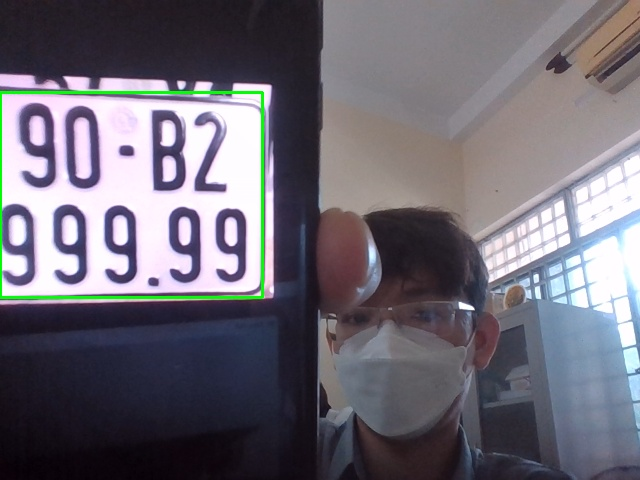
#> input picture PBL5/WebServer/Server/app/ai/historyImage_in.jpg, 640 x 480 px, given in place of the camera
$ python camTrain.py
#> lines starting #> are read from the running program, lines starting #| are printed output that depends on the picture; after the words box and inside, x2 and y2 are one past the last pixel; in counts of white or black regions, pixels touching at a corner belong together
#> further down, frame is the input picture: shape (480, 640, 3); mean B, G, R 116.7, 106.5, 110.1
### PBL5/WebServer/Server/app/ai/cutPlate/camTrainFunc.py
import serial
from PIL import Image
from urllib.request import urlopen
import cv2
import numpy as np
import pickle


# Sap xep contour tu trai sang phai
def sort_contours(cnts):

    reverse = False
    i = 0
    try:
        boundingBoxes = [cv2.boundingRect(c) for c in cnts]
        (cnts, boundingBoxes) = zip(*sorted(zip(cnts, boundingBoxes),
                                        key=lambda b: b[1][i], reverse=reverse))
        return cnts
    except:
        return cnts

# Dinh nghia cac ky tu tren bien so
char_list =  '0123456789ABCDEFGHKLMNPRSTUVXYZ'

# Ham fine tune bien so, loai bo cac ki tu khong hop ly
# [6 lines left out: function adjust_result, not called in this run]

def find_plate_inf(binary, image, i):
    digit_w = 30
    digit_h = 60
    roi = image
    # Segment kí tự
    kernel3 = cv2.getStructuringElement(cv2.MORPH_RECT, (3, 3))
    thre_mor = cv2.morphologyEx(binary, cv2.MORPH_DILATE, kernel3)# xu ly hinh thai hoc bo nhieu, cv2.MORPH_DILATE: gian chu ra
    #Phép toán giãn nở và phép co, de gian chữ số ra dễ tìm conture hơn
    cont, _  = cv2.findContours(thre_mor, cv2.RETR_LIST, cv2.CHAIN_APPROX_SIMPLE)

    plate_info = ""
##    i = 1;
    for c in sort_contours(cont):
        (x, y, w, h) = cv2.boundingRect(c)
        ratio = h/w
        approx = cv2.approxPolyDP(c,0.01*cv2.arcLength(c,True),True)
        if 1.5<=ratio<=4.5: # Chon cac contour dam bao ve ratio w/h
            if h/roi.shape[0]>=0.6: # Chon cac contour cao tu 60% bien so tro len

                # Ve khung chu nhat quanh so
                cv2.rectangle(roi, (x, y), (x + w, y + h), (0, 255, 0), 2)
                #cv2.drawContours(roi, c,  -1, (0, 255, 0), 2)
                ##cv2.imshow(str(i),number)


                # Tach so va predict
                curr_num = thre_mor[y:y+h,x:x+w]# tach so
                curr_num = cv2.resize(curr_num, dsize=(digit_w, digit_h))
                _,curr_num = cv2.threshold(curr_num, 30, 255, cv2.THRESH_BINARY)
                #luu anh
                name = str(i)+".jpg"
                i = i+1;
                cv2.imwrite(name, curr_num)
                curr_num = np.array(curr_num,dtype=np.float32)
                curr_num = curr_num.reshape(-1, digit_w * digit_h)# chuyen mang 2 chieu ve mang 1 chieu

                # Dua vao model SVM
                fileName = 'train.xml'
                model_svm = pickle.load(open(fileName, 'rb'))

                result = model_svm.predict(curr_num)[0]

                if result<=9: # Neu la so thi hien thi luon
                    result = str(result)
                else: #Neu la chu thi chuyen bang ASCII
                    result = chr(result)

                plate_info +=result

    return  plate_info


def findPlate(Ivehicle):
    gray = cv2.cvtColor(Ivehicle, cv2.COLOR_BGR2GRAY)
    thresh = cv2.adaptiveThreshold(gray,255,cv2.ADAPTIVE_THRESH_GAUSSIAN_C, cv2.THRESH_BINARY,11,2)
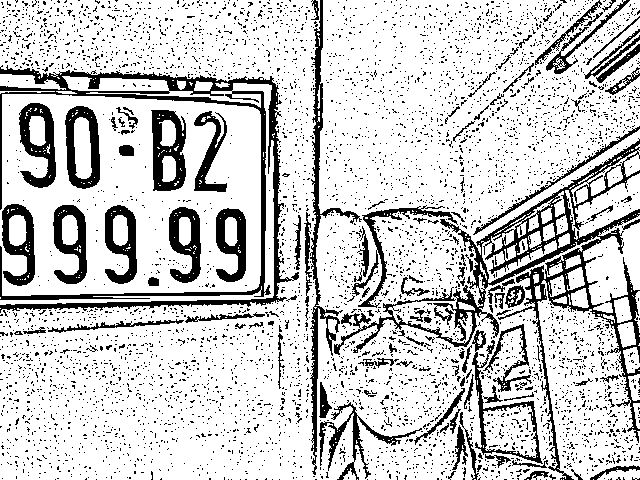
#> thresh: shape (480, 640); 79.9% white; 4926 black regions (4808 under 20 px)
    contours,h1 = cv2.findContours(thresh,1,cv2.CHAIN_APPROX_SIMPLE)
#> contours = 6147 contours, 5918 with area under 20; largest, box (x1, y1, x2, y2) and area: (0, 0, 640, 480) 211566, (0, 94, 261, 296) 50004, (0, 76, 274, 305) 3922, (471, 351, 544, 465) 3392, (583, 215, 640, 313) 3086

    #largest_rectangle = [0,0]#luu dien tich, contour co dt lon nhat
    largest_rectangle = [cv2.contourArea(contours[0]),contours[0]]
#> largest_rectangle = [0, [[593, 479]]]
    imageCopy = Ivehicle.copy()
    for cnt in contours:
        approx = cv2.approxPolyDP(cnt,0.01*cv2.arcLength(cnt,True),True)
        if len(approx)==4:
            x1,y1,w1,h1 = cv2.boundingRect(cnt)# lay toan do cua bien so
            image=imageCopy[y1:y1+h1,x1:x1+w1]
            cv2.rectangle(imageCopy, (x1, y1), (x1 + w1, y1 + h1), (0, 255, 0), 2)
            #cv2.drawContours(imageCopy, largest_rectangle[1],  -1, (0, 255, 0), 2)

            area = cv2.contourArea(cnt)
            x,y,w,h = cv2.boundingRect(cnt)
            if area > largest_rectangle[0]:
                if (3.4<=w/h<=5.2)or(1.2<=w/h<=1.6):
                    largest_rectangle = [cv2.contourArea(cnt), cnt]
#> this loop made 6147 passes
#> (approx, x1, y1, x, y) on passes 8, 11, 12, 13, 15, 18, 19, 20, 21, 23: ([[603, 478], [604, 477], [605, 478], [604, 479]], 603, 477, 603, 477), ([[1, 478], [2, 477], [3, 478], [2, 479]], 1, 477, 1, 477), ([[485, 477], [486, 476], [487, 477], [486, 478]], 485, 476, 485, 476), ([[479, 477], [480, 476], [481, 477], [480, 478]], 479, 476, 479, 476), ([[295, 477], [296, 476], [297, 477], [296, 478]], 295, 476, 295, 476), ([[126, 477], [127, 476], [128, 477], [127, 478]], 126, 476, 126, 476), ([[105, 477], [106, 476], [107, 477], [106, 478]], 105, 476, 105, 476), ([[87, 477], [88, 476], [89, 477], [88, 478]], 87, 476, 87, 476), ([[38, 477], [39, 476], [40, 477], [39, 478]], 38, 476, 38, 476), ([[484, 476], [485, 475], [486, 476], [485, 477]], 484, 475, 484, 475)
#> (x1, y1, x, y) on passes 62, 67, 68, 74, 76, 77: (214, 471, 214, 471), (27, 471, 27, 471), (615, 470, 615, 470), (192, 470, 192, 470), (118, 470, 118, 470), (94, 470, 94, 470)
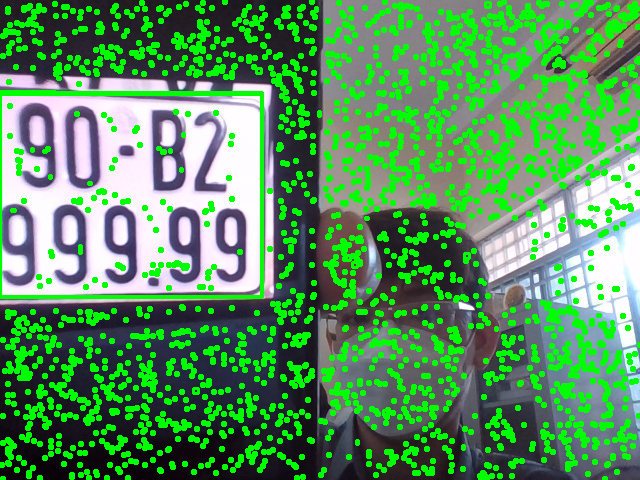
#> imageCopy: shape (480, 640, 3); mean B, G, R 93.6, 145.1, 88.1
#> after the loop, largest_rectangle = 2 items, first 2: 50004.5, contour of 65 points, box (x1, y1, x2, y2) (0, 94, 261, 296), area 50004

    x1,y1,w1,h1 = cv2.boundingRect(largest_rectangle[1])# lay toan do cua bien so
#> x1 = 0; y1 = 94; w1 = 261; h1 = 202

    ##cv2.waitKey()(w1)
    ##cv2.waitKey()(h1)
    image=Ivehicle[y1:y1+h1,x1:x1+w1]
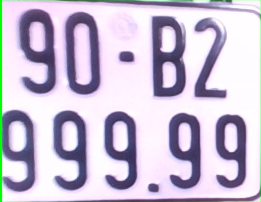
#> image: shape (202, 261, 3); mean B, G, R 211.4, 190.8, 200.3
    return x1,y1,w1,h1


### PBL5/WebServer/Server/app/ai/cutPlate/camTrain.py
import cv2
import time
from datetime import datetime
import requests
from camTrainFunc import findPlate, find_plate_inf

video_capture = cv2.VideoCapture(0)
i = 0
while True:
    # Capture frame-by-frame
    ret, frame = video_capture.read()

    x, y, w, h = findPlate(frame)
#> x = 0; y = 94; w = 261; h = 202

    cv2.rectangle(frame, (x, y), (x+w, y+h), (0, 255, 0), 2)
#> frame: shape (480, 640, 3); 0.82% of pixels changed, all inside (x1, y1, x2, y2) = (0, 93, 263, 298)
    image=frame[y:y+h,x:x+w]
    if w/h > 2:
        image = cv2.resize(image, (470, 110))# 0:h

    else:
        image = cv2.resize(image, (315, 235))
#> image: shape (235, 315, 3)


    gray = cv2.cvtColor(image, cv2.COLOR_BGR2GRAY)
#> gray: shape (235, 315)

    blur = cv2.GaussianBlur(gray, (3,3), 0) # lam mo de giam gay nhieu
    # Ap dung threshold de phan tach so va nen
    binary = cv2.threshold(blur, 0, 255, cv2.THRESH_BINARY_INV + cv2.THRESH_OTSU)[1]
#> binary: shape (235, 315); 30.4% white; 14 white regions (2 under 20 px), largest, box (x1, y1, x2, y2) and area: (0, 0, 315, 235) 3956, (183, 19, 224, 113) 2621, (23, 11, 68, 109) 2562

    if w/h > 2:
        plate_info = find_plate_inf(binary, image, i);

    else:

        h = int(image.shape[0]/2)
#> h = 117
        p1 = binary[0:h,0:image.shape[1]]
#> p1: shape (117, 315); 29.3% white; 7 white regions (1 under 20 px), largest, box (x1, y1, x2, y2) and area: (183, 19, 224, 113) 2621, (23, 11, 68, 109) 2562, (78, 14, 121, 110) 2388, (0, 0, 315, 117) 1543, (235, 21, 273, 114) 1478, (144, 60, 162, 73) 205
        p2 = binary[h:image.shape[0],0:image.shape[1]]
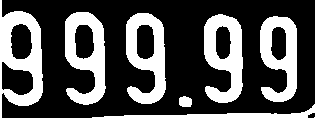
#> p2: shape (118, 315); 31.5% white; 8 white regions (1 under 20 px), largest, box (x1, y1, x2, y2) and area: (0, 0, 43, 118) 2413, (65, 12, 106, 105) 2175, (204, 14, 243, 103) 2134
        image_p1 = image[0:h,0:image.shape[1]]
        image_p2 = image[h:image.shape[0],0:image.shape[1]]
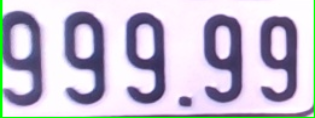
#> image_p2: shape (118, 315, 3); mean B, G, R 207.3, 190.3, 195.3

        plate_info = find_plate_inf(p1, image_p1, i)
#> in find_plate_inf, `kernel3 = cv2.getStructuringElement(cv2.MORPH_RECT, (3, 3))`: kernel3 = [[1, 1, 1], [1, 1, 1], [1, 1, 1]]
#> in find_plate_inf, `thre_mor = cv2.morphologyEx(binary, cv2.MORPH_DILATE, kernel3)# xu ly ..`:
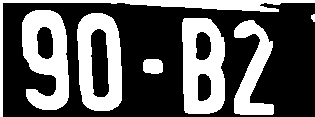
#> thre_mor: shape (117, 315); 35.8% white; 7 white regions
#> in find_plate_inf, `cont, _  = cv2.findContours(thre_mor, cv2.RETR_LIST, cv2.CHAIN_APPROX_..`: cont = 11 contours, 1 with area under 20; largest, box (x1, y1, x2, y2) and area: (77, 13, 122, 111) 3736, (182, 18, 225, 114) 3628, (22, 10, 69, 110) 3309, (234, 20, 274, 115) 1722, (0, 0, 315, 117) 1624
#> in sort_contours, `reverse = False`: reverse = False
#> in sort_contours, `i = 0`: i = 0
#> in sort_contours, `boundingBoxes = [cv2.boundingRect(c) for c in cnts]`: boundingBoxes = [(197, 73, 15, 29), (143, 59, 20, 15), (195, 31, 17, 30), (90, 28, 20, 70), (36, 26, 18, 34), (234, 20, 40, 95), (182, 18, 43, 96), (311, 14, 4, 8), (77, 13, 45, 98), (22, 10, 47, 100), (0, 0, 315, 117)]
#> in sort_contours, `(cnts, boundingBoxes) = zip(*sorted(zip(cnts, boundingBoxes), key=lamb..`: cnts has the same summary as cont in find_plate_inf; boundingBoxes = ((0, 0, 315, 117), (22, 10, 47, 100), (36, 26, 18, 34), (77, 13, 45, 98), (90, 28, 20, 70), (143, 59, 20, 15), (182, 18, 43, 96), (195, 31, 17, 30), (197, 73, 15, 29), (234, 20, 40, 95), (311, 14, 4, 8))
#> the loop in find_plate_inf, `for c in sort_contours(cont):` made 2 passes
#> (x, y, w, h, ratio, name, i, fileName) on pass 2: (22, 10, 47, 100, 2.13, '0.jpg', 1, 'train.xml')
#> (x, y, w, h, ratio) on pass 1: (0, 0, 315, 117, 0.371)
#> after the loop in find_plate_inf, `for c in sort_contours(cont):`:
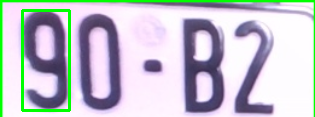
#> roi: shape (117, 315, 3); mean B, G, R 203.3, 195.1, 193.6
#> after the loop in find_plate_inf, `for c in sort_contours(cont):`: i = 1; plate_info = ''
#> (the run stopped early here; a loop or call above may not have finished)
